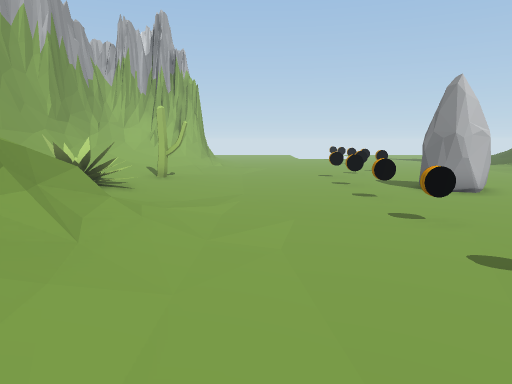
View 1 (above)

18 first-person views from a walk through a 3-D level made in the Unity game engine. The camera is 1.4 m above the floor, tilts 8° down and sees 70° across. The floor is counted in squares, 1 m on a side. Each view is taken from the middle of a square. On the plan, view 1 faces up. The plan holds only what a view shows up to about 16 squares ahead; the rest is blank. The place goes on beyond the plan. The player is left out.

View 2
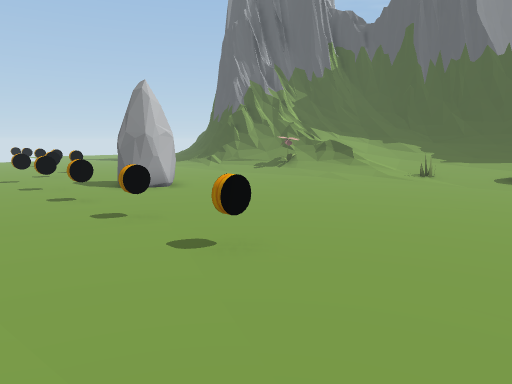

View 3
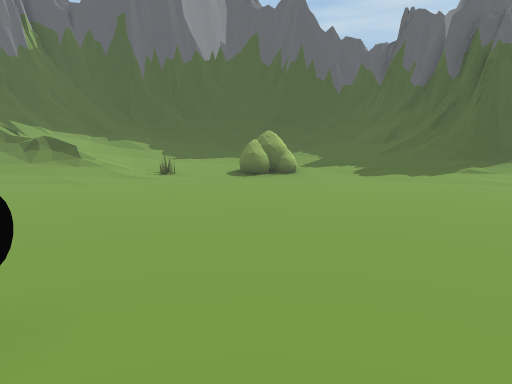

View 4
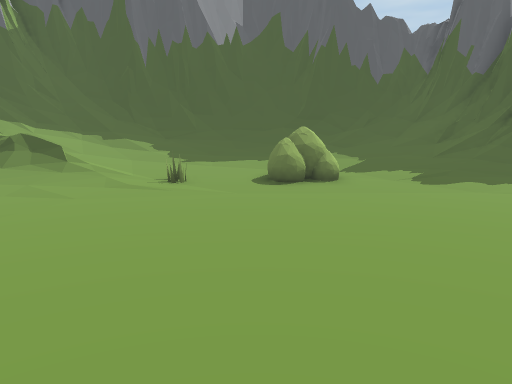

View 5
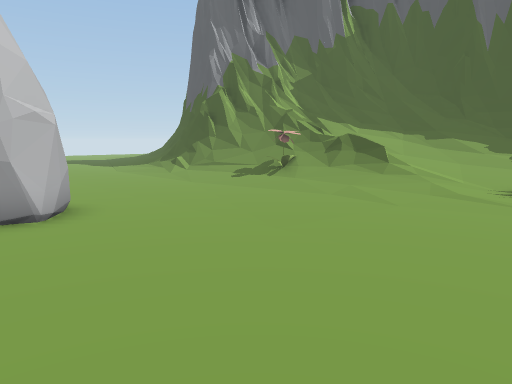

View 6
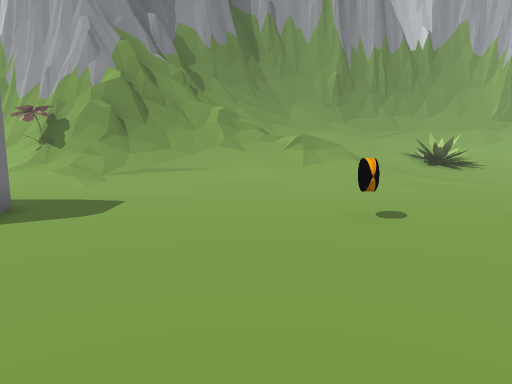

View 7
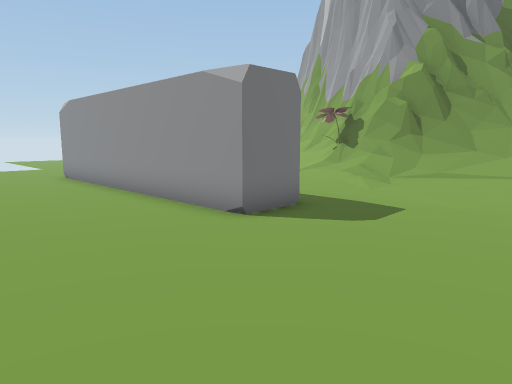

View 8
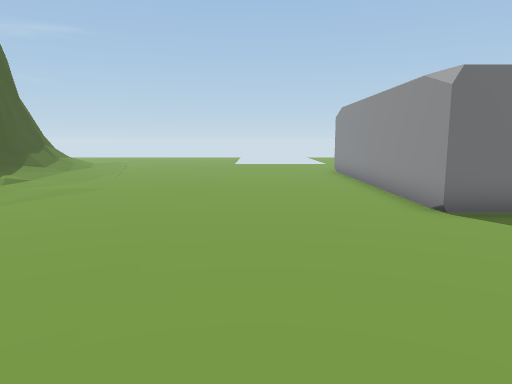

View 9
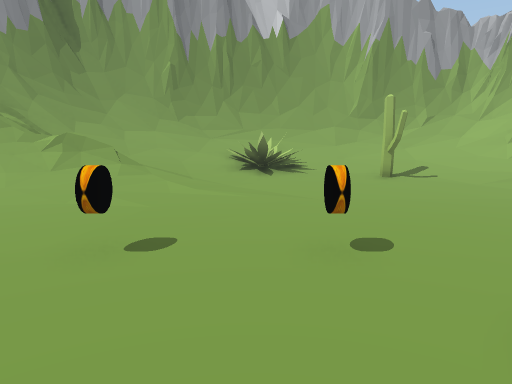

View 10
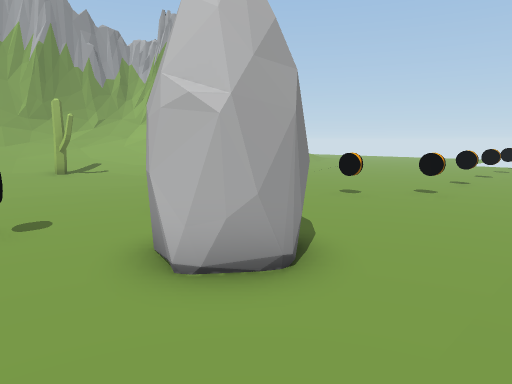

View 11
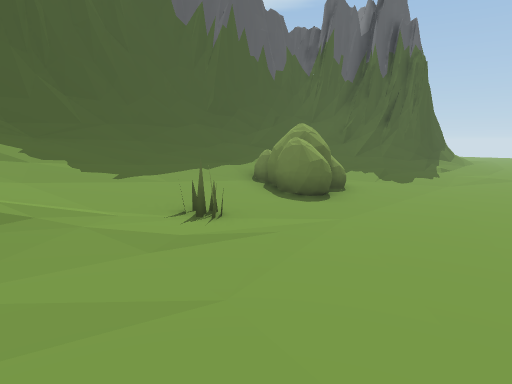

View 12
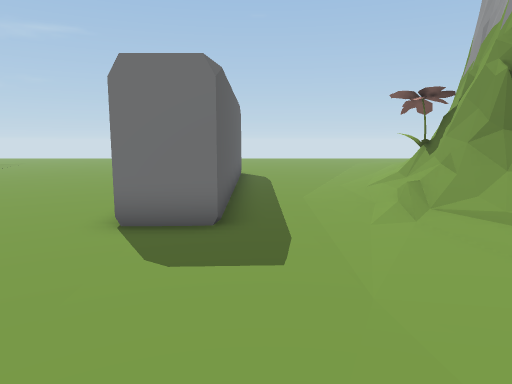

View 13
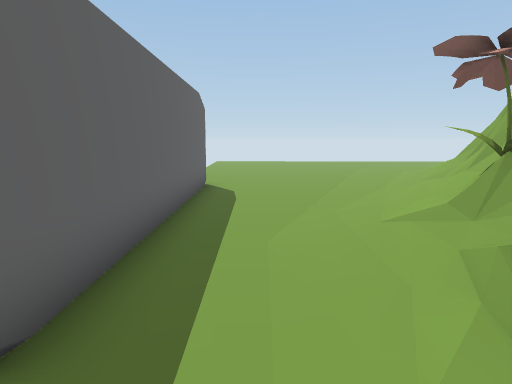

View 14
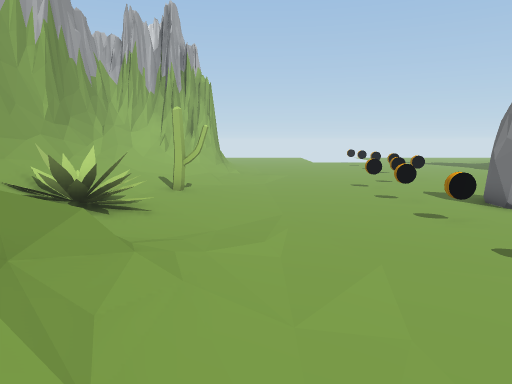

View 15
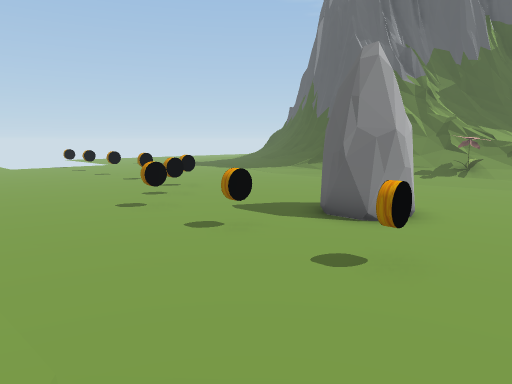

View 16
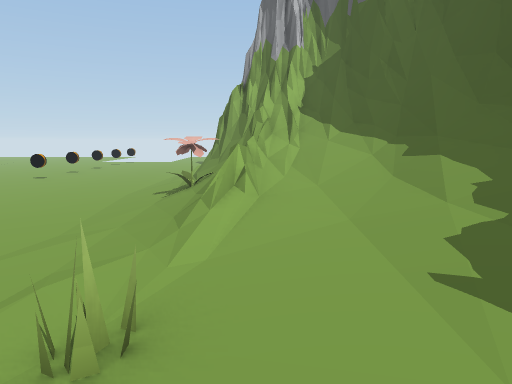

View 17
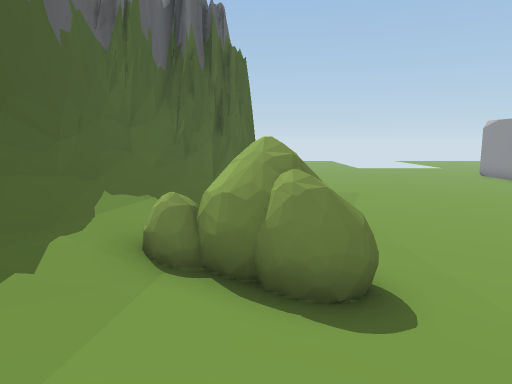

View 18
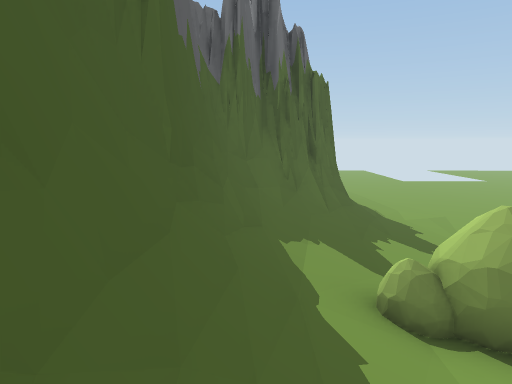

### Floor plan
Key: @ floor where view 1 was taken; # wall or solid block; . main floor; : floor 0.25 m higher than the main floor; + floor 0.5 m higher than the main floor; / step, stairs or slope; = window, fence, low wall or low ledge; C cactus; R rock; P plant; F flower; B bush; O other object.
Columns run from 6 left of view 1 to 20 right of it. Each row starts with its distance up from view 1.
 17 =////:.....O......./##
 16 =///::...O.........:=##
 15 ////::.............:=##
 14 ///:::.............:/=##
 13 //+C::...O..RR.....// ####
 12 //+:::......RR...../FF=/=#
 11 //+:::......RR.....:/=///##
 10 /PP:::...O........:://=//=#
  9 /PP/:::...........::/=#//##
  8 /PP/:::...........::://///#
  7 /////:::.O........::://///#
  6 /////:::...........:::////#
  5 #//#=/::...........::O////#
  4 =//==/::.O..........:::///#
  3 #/////:.............:::+//#
  2 #=/=///.............:BBB/=#
  1 #####//.............:BBB//#
  0 ####=/@.............:::///#
 -1  ####=:.............::///=#
 -2    ##=:.............::///=#
 -3     ##/..##.........:////=#
 -4     #F:..##.........:///=##
 -5    ##F:..##.........::/=##
 -6    #=/:..##........::/####
 -7   ##//:..##.........:/###
 -8   #=//...##.........:/#
 -9   =//:...##.........:/#

Where each view was taken, in squares from view 1:
view 1: 0 up, 0 right, facing up
view 2: 0 up, 0 right, facing up-right
view 3: 2 up, 1 right, facing right
view 4: 3 up, 4 right, facing right
view 5: 4 up, 5 right, facing up-right
view 6: 2 up, 10 right, facing left
view 7: 2 up, 9 right, facing down-left
view 8: 4 up, 8 right, facing down
view 9: 9 up, 8 right, facing left
view 10: 9 up, 10 right, facing up-left
view 11: 9 up, 10 right, facing down-right
view 12: 3 up, 2 right, facing down
view 13: 1 down, 1 right, facing down
view 14: 2 up, 1 left, facing up
view 15: 8 up, 1 left, facing up-right
view 16: 3 up, 16 right, facing up
view 17: 6 up, 16 right, facing down
view 18: 6 up, 19 right, facing down
